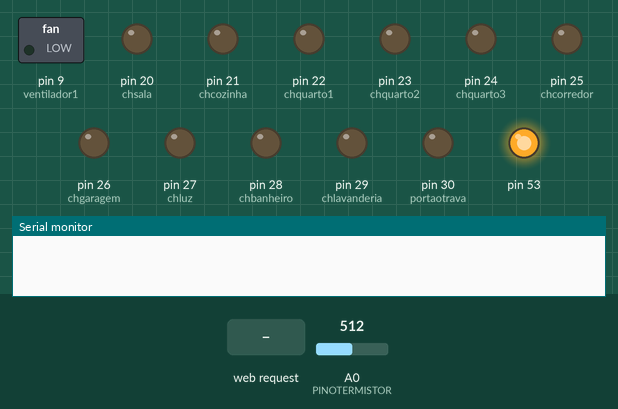
Recording of a sketch running on a simulated Arduino Mega 2560, built with avr-gcc and run on an emulated ATmega2560. Shown: switched loads named in the sketch (green lamp = pin HIGH), output pins drawn as LEDs (lit = HIGH), the last lines printed to the serial monitor. The test bench sets the inputs (shaded band); at power-on: A0 (PINOTERMISTOR) = 512.

Above: at 1.2 s.
1.3 s: HTTP request GET /?CMD=CHSAON received
At 2.2 s:
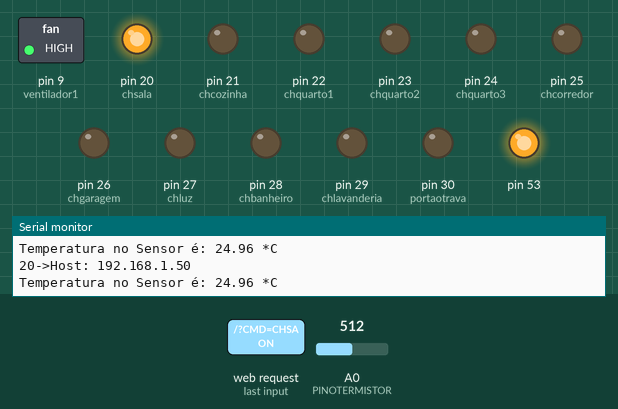
2.8 s: HTTP request GET /?CMD=CHSAOFF received
At 3.3 s:
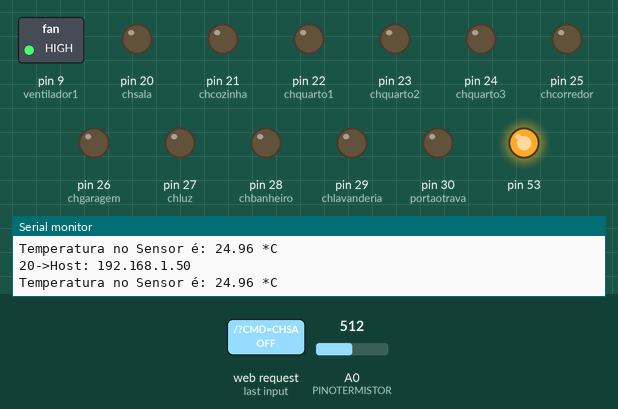
4.3 s: HTTP request GET /?CMD=CHCOON received
At 5.5 s:
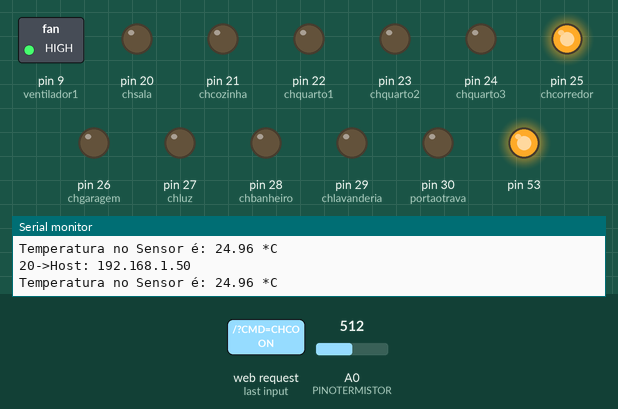
5.8 s: HTTP request GET /?CMD=CHGAON received
At 6.8 s:
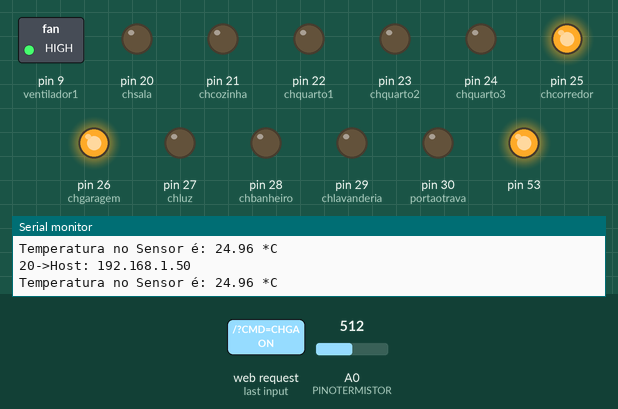
7.3 s: HTTP request GET /?CMD=CHCOOFF received
At 8.0 s:
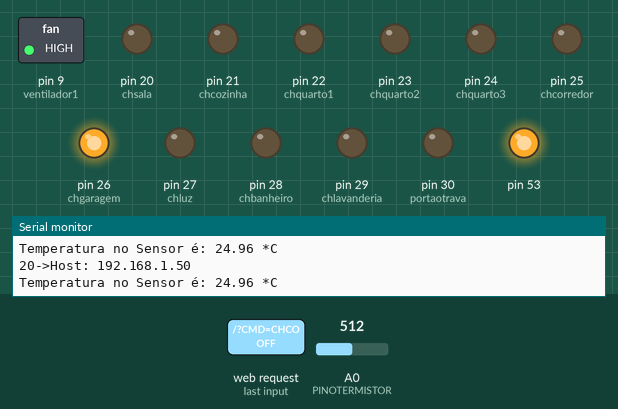
8.8 s: HTTP request GET /?CMD=CHSAON received
At 9.1 s:
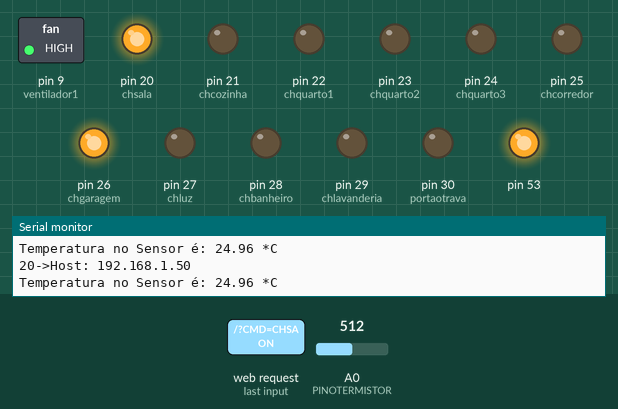
Timing chart, 0 to 11.3 s (numbered marks = the images above; inputs shaded):
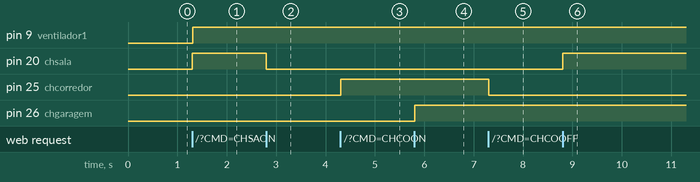

The sketch:

Automacao.ino
```cpp
#include <Client.h>
#include <Ethernet.h>
#include <Server.h>
#include <Udp.h>
#include <SPI.h>

// Pino onde o Termistor esta conectado
#define PINOTERMISTOR A0
// Valor do termistor na temperatura nominal
#define TERMISTORNOMINAL 10000
// Temp. nominal descrita no Manual
#define TEMPERATURENOMINAL 25
// Número de amostragens para
#define NUMAMOSTRAS 5
// Beta do nosso Termistor
#define BCOEFFICIENT 3977
// valor do resistor em série
#define SERIESRESISTOR 10000
#define RELEAQUECEDOR 51 //LIGAR RESISTENCIA

int chsala = 20;
int chcozinha = 21;
int chquarto1 = 22;
int chquarto2 = 23;
int chquarto3 = 24;
int chcorredor = 25;
int chgaragem = 26;
int chluz = 27;
int chbanheiro = 28;
int chlavanderia = 29;
int ventilador1 = 9;
int portaotrava = 30;
int valorventilador = 255;
int valortemp = 0;
//parametros web_ethernet
byte mac[] = {
  0xDE, 0xAD, 0xBE, 0xEF, 0xFE, 0xED };
byte ip[] = {
  192, 168, 1, 15 }; // definição do ip do arduino
EthernetServer server(8090); // porta do roteador
EthernetClient client;
int conta_caracter=0 ;
int max_linha = 80 ;
String linha_de_entrada = String(max_linha) ;
int corigeIniTxt=0;
int amostra[NUMAMOSTRAS];
int i;

void setup() {
  Ethernet.begin(mac, ip); // inicia ethernet shield
  Serial.begin(9600);
  SPI.begin();
  pinMode(chsala, OUTPUT);
  pinMode(chcozinha, OUTPUT);
  pinMode(chquarto1, OUTPUT);
  pinMode(chquarto2, OUTPUT);
  pinMode(chquarto3, OUTPUT);
  pinMode(chcorredor, OUTPUT);
  pinMode(chgaragem, OUTPUT);
  pinMode(chluz, OUTPUT);
  pinMode(chbanheiro, OUTPUT);
  pinMode(chlavanderia, OUTPUT);
  pinMode(ventilador1, OUTPUT);
  pinMode(portaotrava, OUTPUT);
  pinMode(RELEAQUECEDOR, OUTPUT);
  digitalWrite(RELEAQUECEDOR, LOW);
  digitalWrite(chsala, LOW);
  digitalWrite(chcozinha, LOW);
  digitalWrite(chquarto1, LOW);
  digitalWrite(chquarto2, LOW);
  digitalWrite(chquarto3, LOW);
  digitalWrite(chcorredor, LOW);
  digitalWrite(chgaragem, LOW);
  digitalWrite(chluz, LOW);
  digitalWrite(chbanheiro, LOW);
  digitalWrite(chlavanderia, LOW);
  digitalWrite(portaotrava, LOW);
  analogWrite(ventilador1, LOW);
  analogReference(EXTERNAL);
}


void loop()
{
  client = server.available();
  if (client) {
    // an http request ends with a blank line
    boolean current_line_is_blank = true;
    conta_caracter=0 ;
    linha_de_entrada="" ;

    while (client.connected()) {
      if (client.available()) {
        // recebe um caracter enviado pelo browser
        char c = client.read();
        // se a linha não chegou ao máximo do armazenamento
        // então adiciona a linha de entrada
        if(linha_de_entrada.length() < max_linha) {
          linha_de_entrada.concat(c) ;
        }
        if (c == '\n' && current_line_is_blank) {
          // envia uma resposta padrão ao header http recebido
          client.println("HTTP/1.1 200 OK");
          client.println("Content-Type: text/html");
          client.println();
          // começa a enviar o formulário
          client.print("<html>") ;
          client.print("<body>");
          break;
        }

        if (c == '\n') {
          Serial.print(linha_de_entrada.length()) ;
          Serial.print("->") ;
          Serial.print(linha_de_entrada) ;
          if(linha_de_entrada.indexOf("GET") != -1 ){
            if(linha_de_entrada.indexOf("CMD=CHSAON") != -1 ){
              digitalWrite(chsala, HIGH);
            }
            if(linha_de_entrada.indexOf("CMD=CHSAOFF") != -1 ){
              digitalWrite(chsala, LOW);
            }
            if(linha_de_entrada.indexOf("CMD=CHCOON") != -1 ){
              digitalWrite(chcorredor, HIGH);
            }
            if(linha_de_entrada.indexOf("CMD=CHCOOFF") != -1 ){
              digitalWrite(chcorredor, LOW);
            }
            if(linha_de_entrada.indexOf("CMD=CHGAON") != -1 ){
              digitalWrite(chgaragem, HIGH);
            }
            if(linha_de_entrada.indexOf("CMD=CHGAOFF") != -1 ){
              digitalWrite(chgaragem, LOW);
            }
            if(linha_de_entrada.indexOf("CMD=CHCOZON") != -1 ){
              digitalWrite(chcozinha, HIGH);
            }
            if(linha_de_entrada.indexOf("CMD=CHCOZOFF") != -1 ){
              digitalWrite(chcozinha, LOW);
            }
            if(linha_de_entrada.indexOf("CMD=CHLAON") != -1 ){
              digitalWrite(chlavanderia, HIGH);
            }
            if(linha_de_entrada.indexOf("CMD=CHLAOFF") != -1 ){
              digitalWrite(chlavanderia, LOW);
            }
            if(linha_de_entrada.indexOf("CMD=CHLUON") != -1 ){
              digitalWrite(chluz, HIGH);
            }
            if(linha_de_entrada.indexOf("CMD=CHLUOFF") != -1 ){
              digitalWrite(chluz, LOW);
            }
            if(linha_de_entrada.indexOf("CMD=CHQU1ON") != -1 ){
              digitalWrite(chquarto1, HIGH);
            }
            if(linha_de_entrada.indexOf("CMD=CHQU1OFF") != -1 ){
              digitalWrite(chquarto1, LOW);
            }
            if(linha_de_entrada.indexOf("CMD=CHQU2ON") != -1 ){
              digitalWrite(chquarto2, HIGH);
            }
            if(linha_de_entrada.indexOf("CMD=CHQU2OFF") != -1 ){
              digitalWrite(chquarto2, LOW);
            }
            if(linha_de_entrada.indexOf("CMD=CHQU3ON") != -1 ){
              digitalWrite(chquarto3, HIGH);
            }
            if(linha_de_entrada.indexOf("CMD=CHQU3OFF") != -1 ){
              digitalWrite(chquarto3, LOW);
            }
            if(linha_de_entrada.indexOf("CMD=CHBAON") != -1 ){
              digitalWrite(chbanheiro, HIGH);
            }
            if(linha_de_entrada.indexOf("CMD=CHBAOFF") != -1 ){
              digitalWrite(chbanheiro, LOW);
            }
            if(linha_de_entrada.indexOf("CMD=PORTAOON") != -1 ){
              digitalWrite(portaotrava, HIGH);
            }
            if(linha_de_entrada.indexOf("CMD=PORTAOOFF") != -1 ){
              digitalWrite(portaotrava, LOW);
            }
            if(linha_de_entrada.indexOf("CMD=VENT0") != -1 ){
              valorventilador = 255;
            }
            if(linha_de_entrada.indexOf("CMD=VENT10") != -1 ){
              valorventilador = 229;
            }
            if(linha_de_entrada.indexOf("CMD=VENT20") != -1 ){
              valorventilador = 204;
            }
            if(linha_de_entrada.indexOf("CMD=VENT30") != -1 ){
              valorventilador = 178;
            }
            if(linha_de_entrada.indexOf("CMD=VENT40") != -1 ){
              valorventilador = 153;
            }
            if(linha_de_entrada.indexOf("CMD=VENT50") != -1 ){
              valorventilador = 128;
            }
            if(linha_de_entrada.indexOf("CMD=VENT60") != -1 ){
              valorventilador = 102;
            }
            if(linha_de_entrada.indexOf("CMD=VENT70") != -1 ){
              valorventilador = 77;
            }
            if(linha_de_entrada.indexOf("CMD=VENT80") != -1 ){
              valorventilador = 51;
            }
            if(linha_de_entrada.indexOf("CMD=VENT90") != -1 ){
              valorventilador = 26;
            }
            if(linha_de_entrada.indexOf("CMD=VENT100") != -1 ){
              valorventilador = 0;
            }
            if(linha_de_entrada.indexOf("CMD=NBP0") != -1 ){
              valortemp = 0;
            }
            if(linha_de_entrada.indexOf("CMD=NBP17") != -1 ){
              valortemp = 17;
            }
            if(linha_de_entrada.indexOf("CMD=NBP18") != -1 ){
              valortemp = 18;
            }
            if(linha_de_entrada.indexOf("CMD=NBP19") != -1 ){
              valortemp = 19;
            }
            if(linha_de_entrada.indexOf("CMD=NBP20") != -1 ){
              valortemp = 20;
            }
            if(linha_de_entrada.indexOf("CMD=NBP21") != -1 ){
              valortemp = 21;
            }
            if(linha_de_entrada.indexOf("CMD=NBP22") != -1 ){
              valortemp = 22;
            }
            if(linha_de_entrada.indexOf("CMD=NBP23") != -1 ){
              valortemp = 23;
            }
            if(linha_de_entrada.indexOf("CMD=NBP24") != -1 ){
              valortemp = 24;
            }
            if(linha_de_entrada.indexOf("CMD=NBP25") != -1 ){
              valortemp = 25;
            }
            if(linha_de_entrada.indexOf("CMD=NBP26") != -1 ){
              valortemp = 26;
            }
            if(linha_de_entrada.indexOf("CMD=NBP27") != -1 ){
              valortemp = 27;
            }
            if(linha_de_entrada.indexOf("CMD=NBP28") != -1 ){
              valortemp = 28;
            }
            if(linha_de_entrada.indexOf("CMD=NBP29") != -1 ){
              valortemp = 29;
            }
            if(linha_de_entrada.indexOf("CMD=NBP30") != -1 ){
              valortemp = 30;
            }
            if(linha_de_entrada.indexOf("CMD=NBP31") != -1 ){
              valortemp = 31;
            }
            if(linha_de_entrada.indexOf("CMD=NBP32") != -1 ){
              valortemp = 32;
            }
            if(linha_de_entrada.indexOf("CMD=NBP33") != -1 ){
              valortemp = 33;
            }
            if(linha_de_entrada.indexOf("CMD=NBP34") != -1 ){
              valortemp = 34;
            }
            if(linha_de_entrada.indexOf("CMD=NBP35") != -1 ){
              valortemp = 35;
            }
            if(linha_de_entrada.indexOf("CMD=NBP36") != -1 ){
              valortemp = 36;
            }
            if(linha_de_entrada.indexOf("CMD=NBP37") != -1 ){
              valortemp = 37;
            }
            if(linha_de_entrada.indexOf("CMD=NBP38") != -1 ){
              valortemp = 38;
            }
          }

          analogWrite(ventilador1, valorventilador); // Liga Ventilador
          //MEDIÇÃO DE TEMPERATURA
          float media;
          for (i=0; i< NUMAMOSTRAS; i++) {
            amostra[i] = analogRead(PINOTERMISTOR);
            delay(10);
          }

          media = 0;
          for (i=0; i< NUMAMOSTRAS; i++) {
            media += amostra[i];
          }
          media /= NUMAMOSTRAS;
          // Converte o valor da tensão em resistência
          media = 1023 / media - 1;
          media = SERIESRESISTOR / media;

          //Faz o cálculo pela fórmula do Fator Beta
          float temperatura;
          temperatura = media / TERMISTORNOMINAL;     // (R/Ro)
          temperatura = log(temperatura); // ln(R/Ro)
          temperatura /= BCOEFFICIENT;                   // 1/B * ln(R/Ro)
          temperatura += 1.0 / (TEMPERATURENOMINAL + 273.15); // + (1/To)
          temperatura = 1.0 / temperatura;                 // Inverte o valor
          temperatura -= 273.15;                         // Converte para Celsius
          Serial.print("Temperatura no Sensor é: ");
          Serial.print(temperatura);
          Serial.println(" *C");
          if((temperatura-2) <= valortemp ){
            digitalWrite(RELEAQUECEDOR, HIGH);
          }
          else {
            if((temperatura+2)>= valortemp ){
              digitalWrite(RELEAQUECEDOR, LOW);
            }
          }
          current_line_is_blank = true;
          linha_de_entrada="" ;
        }
        else if (c != '\r') {
          // recebemos um carater que não é linefeed ou retorno de carro
          // então recebemos um caracter e a linha de entrada não está mais vazia
          current_line_is_blank = false;
        }
      }
    }
    // dá um tempo para o browser receber os caracteres
    delay(1);
    client.stop();
  }// fim parametros web client
}
```

Measured:
- after the input at 1.3 s, pin 9 (ventilador1), pin 20 (chsala): LOW → HIGH at once
- after the input at 2.8 s, pin 20 (chsala): HIGH → LOW at once
- after the input at 4.3 s, pin 25 (chcorredor): LOW → HIGH at once
- after the input at 5.8 s, pin 26 (chgaragem): LOW → HIGH at once
- after the input at 7.3 s, pin 25 (chcorredor): HIGH → LOW at once
- after the input at 8.8 s, pin 20 (chsala): LOW → HIGH at once
